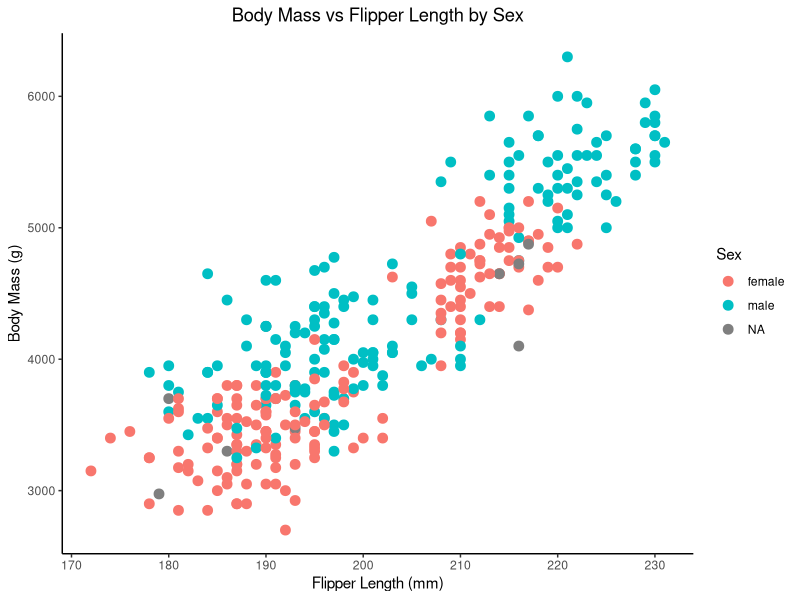
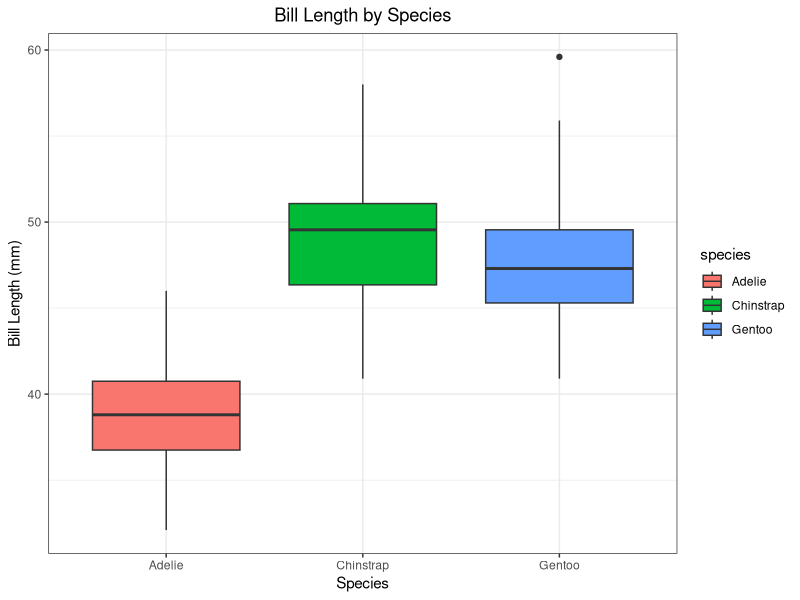
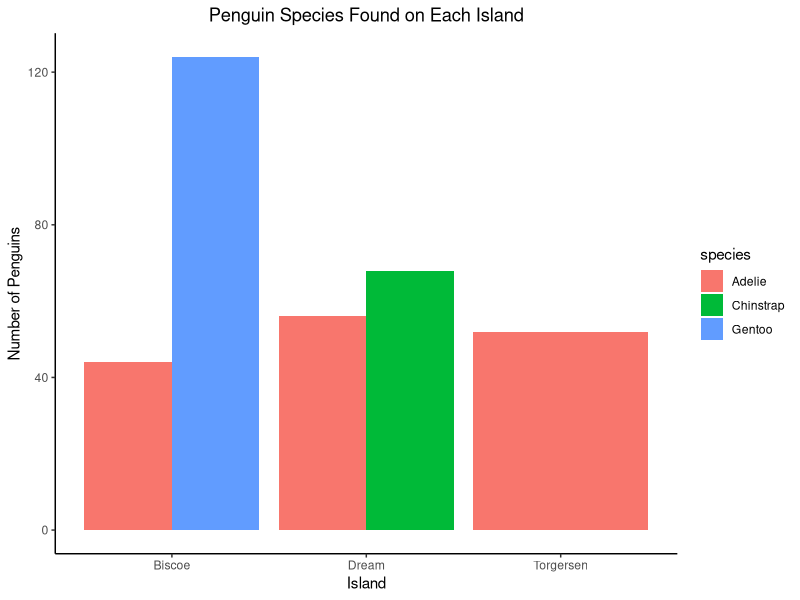

Here is the R script that generated these plots, in order:
## ---- chunk 1
# Load required libraries
library(palmerpenguins)
library(dplyr)
library(ggplot2)
## ---- chunk 2
# Counts the number of columns
ncol(penguins)

# Counts the number of penguins (rows)
nrow(penguins)

# Count the number males and females
table(penguins$sex)

# Create a dataframe containing only males
pmale <- filter(penguins, sex == "male")

# Create a dataframe containing only females
pfemale <- filter(penguins, sex == "female")

# Count each species of penguin
table(penguins$species)

# Create a species dataframes
pAdel <- filter(penguins, species == "Adelie")
pChin <- filter(penguins, species == "Chinstrap")
pGen <- filter(penguins, species == "Gentoo")

# Count penguins on each island
table(penguins$island)

# Create a island dataframes
iBis <- filter(penguins, island == "Biscoe")
iDream <- filter(penguins, island == "Dream")
iTorg <- filter(penguins, island == "Torgersen")
## ---- chunk 3
ggplot(penguins,
       aes(x = flipper_length_mm,
           y = body_mass_g,
           color = sex)) +
  geom_point(size = 3) +
  labs(
    title = "Body Mass vs Flipper Length by Sex",
    x = "Flipper Length (mm)",
    y = "Body Mass (g)",
    color = "Sex"
  ) +
  theme_classic() +
  theme(plot.title = element_text(hjust = 0.5))
## ---- chunk 4
ggplot(penguins,
       aes(x = species,
           y = bill_length_mm,
           fill = species)) +
  geom_boxplot() +
  labs(
    title = "Bill Length by Species",
    x = "Species",
    y = "Bill Length (mm)"
  ) +
  theme_bw() +
  theme(plot.title = element_text(hjust = 0.5))
## ---- chunk 5
ggplot(penguins,
       aes(x = island,
           fill = species)) +
  geom_bar(position = "dodge") +
  labs(
    title = "Penguin Species Found on Each Island",
    x = "Island",
    y = "Number of Penguins"
  ) +
  theme_classic() +
  theme(plot.title = element_text(hjust = 0.5))
